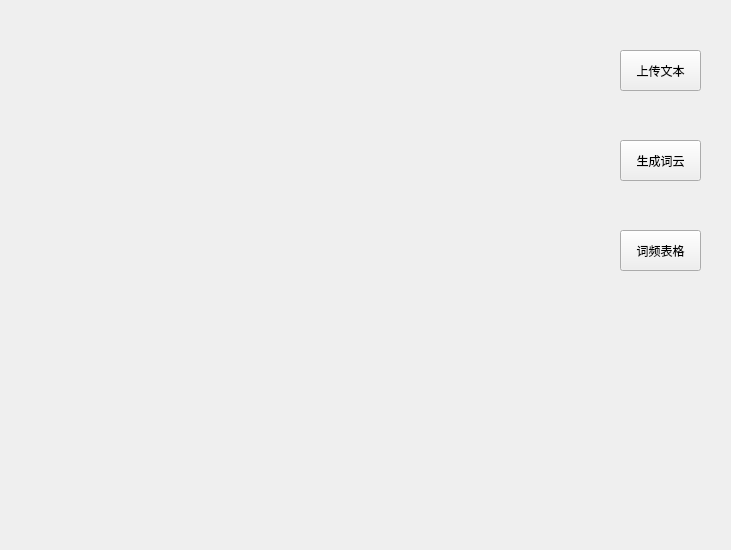
<?xml version="1.0" encoding="UTF-8"?>
<ui version="4.0">
 <class>Form</class>
 <widget class="QWidget" name="Form">
  <property name="geometry">
   <rect>
    <x>0</x>
    <y>0</y>
    <width>731</width>
    <height>550</height>
   </rect>
  </property>
  <property name="windowTitle">
   <string>Form</string>
  </property>
  <widget class="QLabel" name="Label_Show">
   <property name="geometry">
    <rect>
     <x>20</x>
     <y>20</y>
     <width>571</width>
     <height>511</height>
    </rect>
   </property>
   <property name="text">
    <string/>
   </property>
   <property name="textFormat">
    <enum>Qt::AutoText</enum>
   </property>
   <property name="pixmap">
    <pixmap>back.png</pixmap>
   </property>
   <property name="wordWrap">
    <bool>false</bool>
   </property>
  </widget>
  <widget class="QPushButton" name="Upload">
   <property name="geometry">
    <rect>
     <x>620</x>
     <y>50</y>
     <width>81</width>
     <height>41</height>
    </rect>
   </property>
   <property name="text">
    <string>上传文本</string>
   </property>
   <property name="checkable">
    <bool>false</bool>
   </property>
   <property name="checked">
    <bool>false</bool>
   </property>
  </widget>
  <widget class="QPushButton" name="wordCloud">
   <property name="geometry">
    <rect>
     <x>620</x>
     <y>140</y>
     <width>81</width>
     <height>41</height>
    </rect>
   </property>
   <property name="text">
    <string>生成词云</string>
   </property>
  </widget>
  <widget class="QPushButton" name="Table">
   <property name="geometry">
    <rect>
     <x>620</x>
     <y>230</y>
     <width>81</width>
     <height>41</height>
    </rect>
   </property>
   <property name="text">
    <string>词频表格</string>
   </property>
  </widget>
 </widget>
 <resources/>
 <connections/>
</ui>
